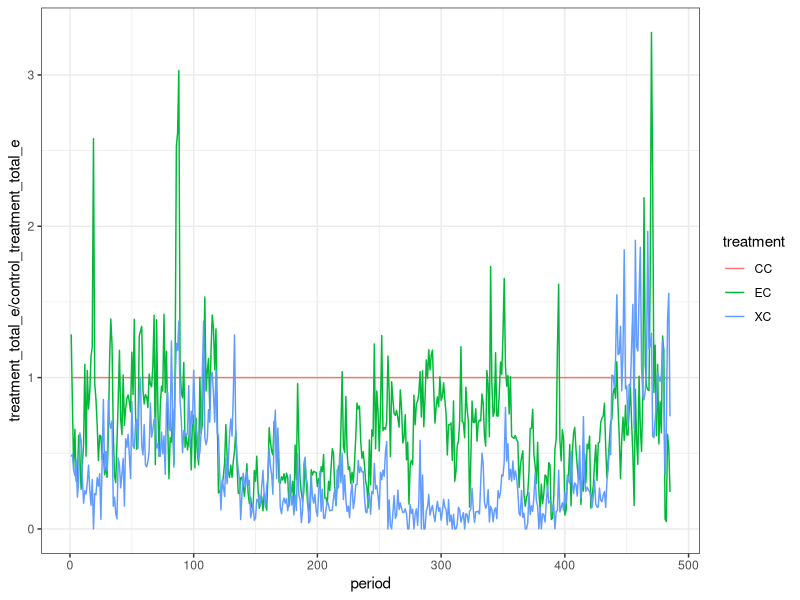
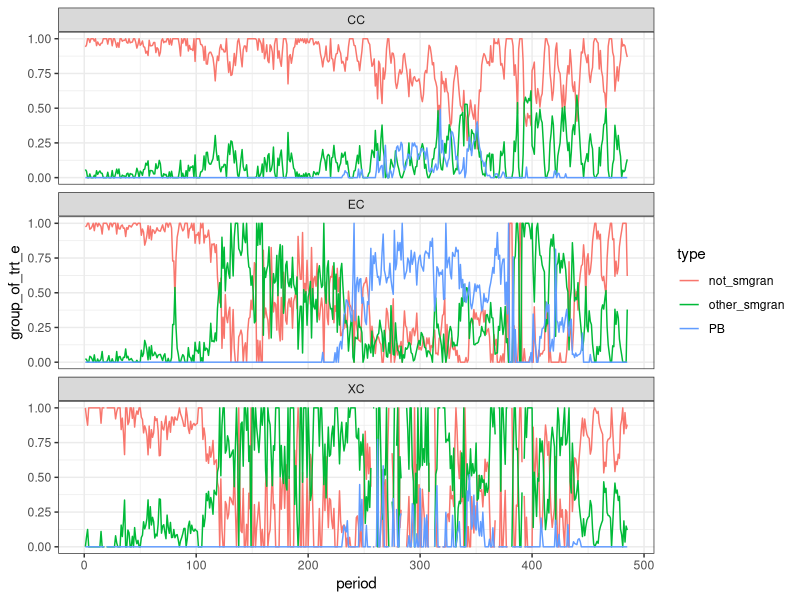
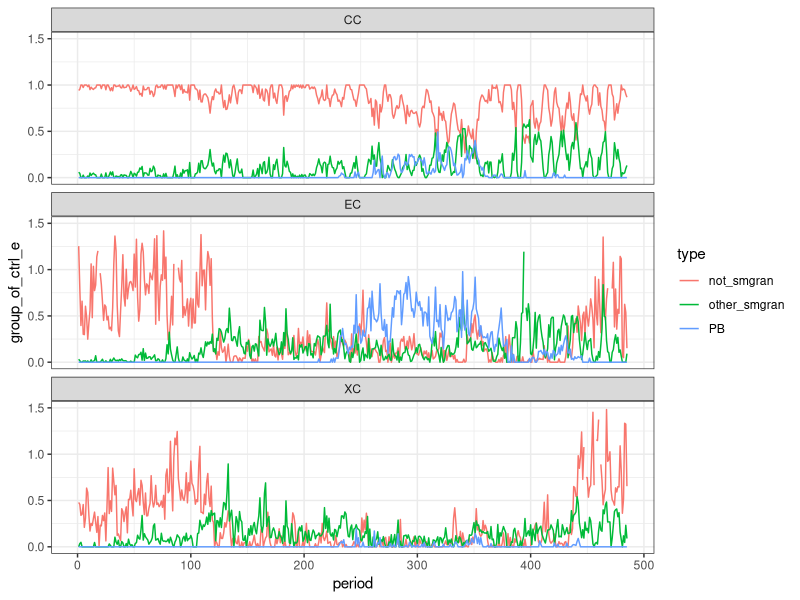
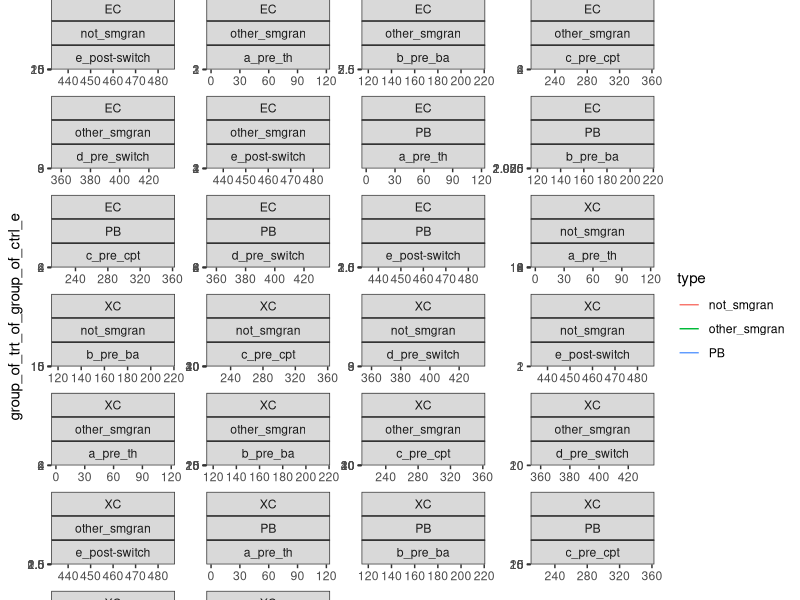
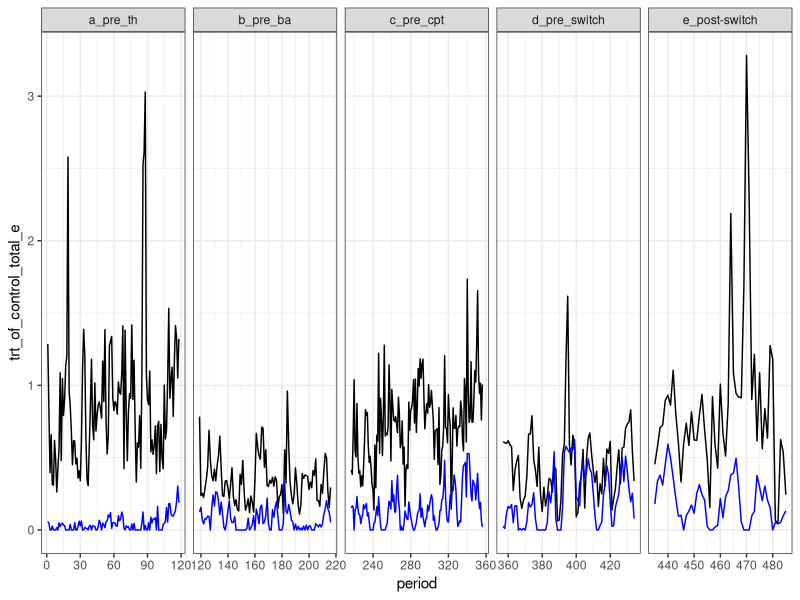

Write R code to recreate these figures, in order.
## ---- chunk 1
knitr::opts_chunk$set(echo = FALSE)
knitr::opts_chunk$set(fig.width =6, fig.height =3)
library(dplyr)
library(ggplot2)
## ---- chunk 2

rats <- read.csv(here::here("lore", "2020_redux", "christensen_plots.csv")) %>%
  mutate(plot = factor(plot),
         treatment = factor(treatment)) %>%
  filter(!is.na(species))%>%
  mutate(era = NA) %>%
  mutate(era = ifelse(
    period <= 118, "a_pre_th",
    ifelse(period <= 216, "b_pre_ba",
           ifelse(period <= 356, "c_pre_cpt",
                  ifelse(period <= 434, "d_pre_switch", "e_post-switch"))))) %>%
  mutate(oera = as.ordered(era))


## ---- chunk 3

rat_groups <- rats %>% 
  mutate(type = ifelse(type == "small_granivore", ifelse(species == "PB", "PB", "other_smgran"), "not_smgran")) %>%
  group_by(period, censusdate, treatment, type) %>%
  summarize(nind = dplyr::n(),
            totale = sum(energy)) %>%
  ungroup() %>%
  mutate(nind = nind / 3,
         totale = totale / 3)

all_groups <- expand.grid(period = unique(rats$period), 
                          treatment = unique(rats$treatment),
                          type = unique(rat_groups$type)) %>%
  left_join(distinct(select(rats, period, censusdate, era)))

rat_groups <- left_join(all_groups, rat_groups) %>%
  group_by_all() %>%
  mutate(nind = ifelse(is.na(nind), 0, nind),
         totale = ifelse(is.na(totale), 0, totale)) %>%
  ungroup() 

treatment_totals <- rat_groups %>%
  group_by(period, censusdate, era, treatment) %>%
  summarize(nind = sum(nind), totale = sum(totale)) %>%
  ungroup() 

treatment_level_energy <- treatment_totals %>%
  select(period, treatment, censusdate, era, totale) %>%
  rename(treatment_total_e = totale)

control_treatment_level_energy <- treatment_totals %>%
  filter(treatment == "CC") %>%
  select(period, censusdate, era, totale) %>%
  rename(control_treatment_total_e = totale)

control_group_level_energy <- rat_groups %>%
  filter(treatment == "CC") %>%
  select(period, censusdate, era, totale, type) %>%
  rename(control_group_total_e = totale)

group_ratios <- left_join(rat_groups, treatment_level_energy) %>%
  left_join(control_treatment_level_energy) %>%
  left_join(control_group_level_energy) %>%
  mutate(group_of_trt_e = totale / treatment_total_e,
         group_of_ctrl_e = totale / control_treatment_total_e) %>%
  mutate(group_of_trt_of_group_of_ctrl_e = group_of_trt_e/ group_of_ctrl_e)

## ---- chunk 4
theme_set(theme_bw())

ggplot(group_ratios, aes(period, treatment_total_e / control_treatment_total_e, color = treatment)) +
  geom_line()

ggplot(group_ratios, aes(period, group_of_trt_e, color = type)) +
  geom_line() +
  facet_wrap(vars(treatment), nrow = 3)



ggplot(group_ratios, aes(period, group_of_ctrl_e, color = type)) +
  geom_line() +
  facet_wrap(vars(treatment), nrow = 3) +
  ylim(0, 1.5)


ggplot(filter(group_ratios, treatment != "CC"), aes(period, group_of_trt_of_group_of_ctrl_e, color = type)) +
  geom_line() +
  facet_wrap(vars(treatment, type, era), nrow = 9, scales = "free")

a <- all_groups %>%
  left_join(select(group_ratios, period, treatment, censusdate, era, type, treatment_total_e, control_treatment_total_e)) %>%
  mutate(trt_of_control_total_e = treatment_total_e / control_treatment_total_e) %>%
  select(-treatment_total_e, -control_treatment_total_e)

smgran_of_control <- group_ratios %>%
  filter(type == "other_smgran", treatment == "CC") %>%
  select(period, censusdate, era, group_of_ctrl_e) %>%
  distinct() %>%
  rename(other_smgran_of_control = group_of_ctrl_e)

a <- left_join(a, smgran_of_control)

ggplot(filter(a, treatment == "EC"), aes(period, trt_of_control_total_e)) +
  geom_line() +
  geom_line(aes(period, other_smgran_of_control), color = "blue") +
  facet_wrap(vars(era), nrow = 1, scales = "free_x")

